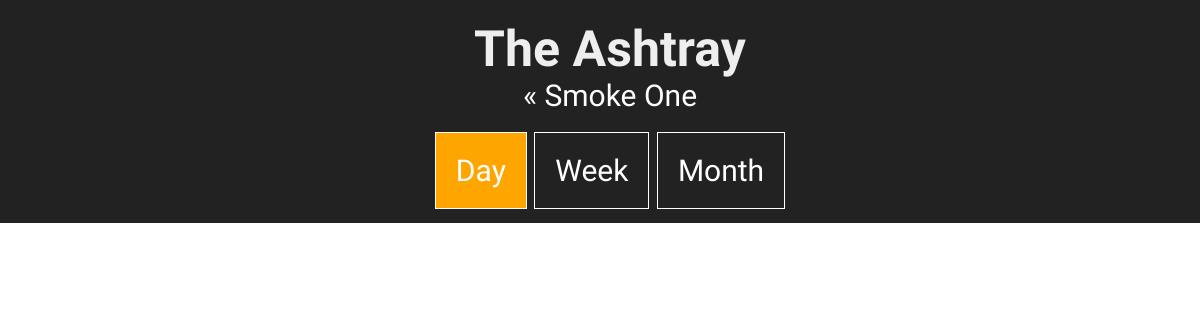
Before: /index.php?ashtray with the older database file.
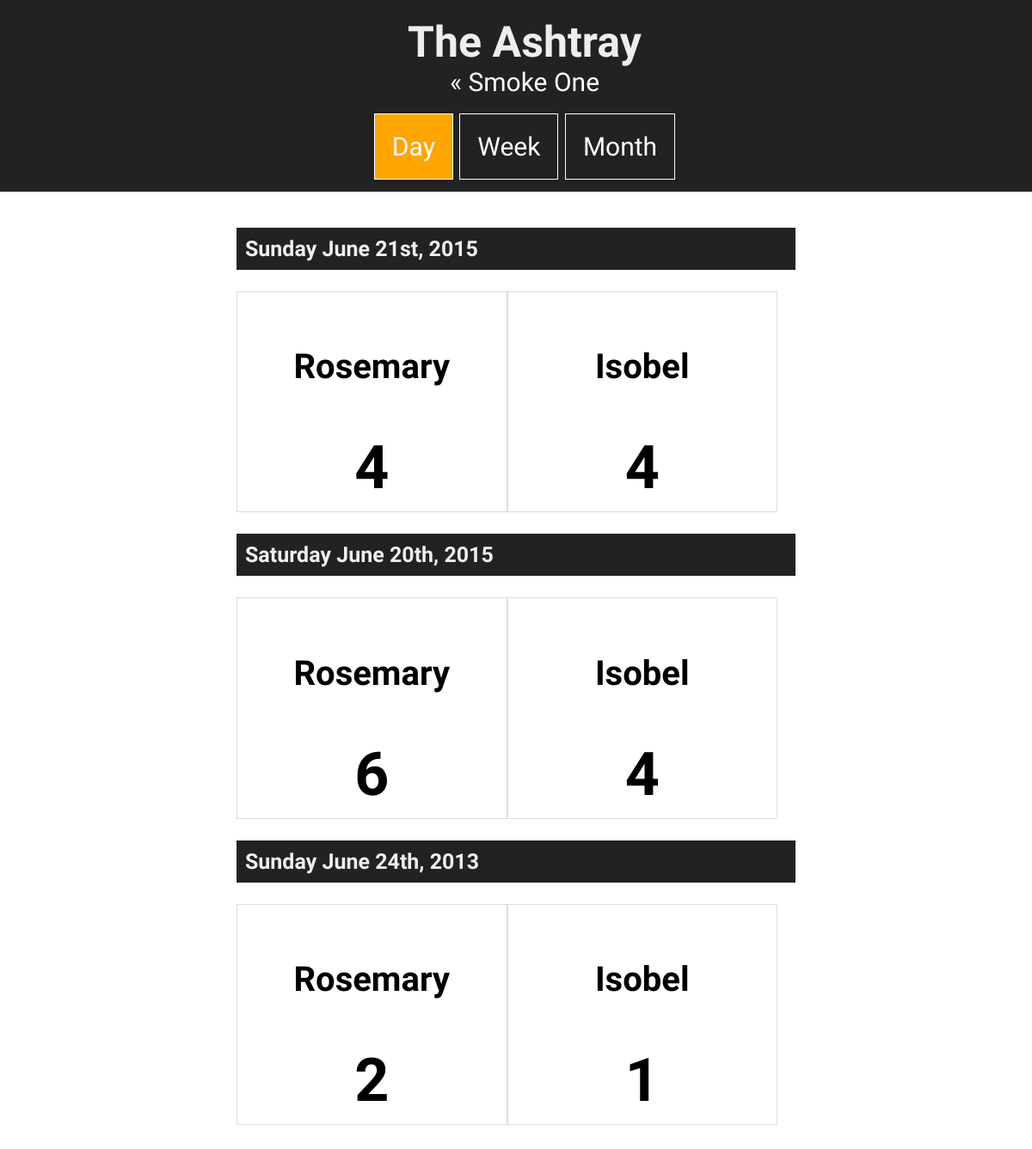
After: the same page with the newer database file.
### tables this page shows
CREATE TABLE IF NOT EXISTS `log` (
  `id` int(11) NOT NULL,
  `day` int(2) NOT NULL,
  `month` varchar(12) NOT NULL,
  `year` int(4) NOT NULL,
  `weekday` varchar(12) NOT NULL,
  `rosemary` int(11) NOT NULL,
  `isobel` int(11) NOT NULL,
  `user_id` int(11) NOT NULL
);

### inc/functions.php (called while the page is built, shortened)
<?php ob_start();
function get_suffix($day) {
	$suffixes = array('th','st','nd','rd','th','th','th','th','th','th');
	if (($day % 100) >= 11 && ($day % 100) <= 13)
	   $ordinal = $day . 'th';
	else
	   $ordinal = $day . $suffixes[$day % 10];
	return $ordinal;
}
?>

### index.php (the view, shortened to what this page needs)
<?php require_once("inc/session.php");
require_once("inc/functions.php");
?>
<!DOCTYPE html>
<html lang="en">
<head>
    <link rel="stylesheet" href="css/style.css">
</head>
<body>
   <?php
if(isset($_GET['ashtray'])){
    ?>
    <header>
    <h1 id="ashtray">The Ashtray</h1>
    <a href="index.php">&laquo; Smoke One</a>
    <?php
    if(isset($_GET['week'])){
echo "<div id=\"days\">
        <span><a href=\"index.php?ashtray\">Day</a></span>
        <span id=\"current\"><a href=\"index.php?ashtray&week\">Week</a></span>
        <span><a href=\"index.php?ashtray&month\">Month</a></span>
    </div>
    </header>
    <div id=\"page\">";
        	 echo "NOT WORKING";
    $sql = "SELECT * FROM log ORDER BY year DESC, month DESC, day DESC";
	$result = mysqli_query($connection, $sql);
        foreach ($result as $row) {
            echo "<div class=\"container\">";
            echo "<h3>" . $row["weekday"] . " " . $row["month"] . " " . get_suffix($row["day"]) .  ", " . $row["year"] . "</h3>";
            echo "<span class=\"half\"><h4>Rosemary</h4> <h1>" . $row["rosemary"] . "</h1></span>";
            echo "<span class=\"half\"><h4>Isobel</h4> <h1>" . $row["isobel"] . "</h1></span>";
            echo "</div>";
        }
        echo " </div>";
    }else{
    echo "<div id=\"days\">
        <span id=\"current\"><a href=\"index.php?ashtray\">Day</a></span>
        <span><a href=\"index.php?ashtray&week\">Week</a></span>
        <span><a href=\"index.php?ashtray&month\">Month</a></span>
    </div> </header><div id=\"page\">";
	$sql = "SELECT * FROM log ORDER BY year DESC, month DESC, day DESC";
	$result = mysqli_query($connection, $sql);
        foreach ($result as $row) {
            echo "<div class=\"container\">";
            echo "<h3>" . $row["weekday"] . " " . $row["month"] . " " . get_suffix($row["day"]) .  ", " . $row["year"] . "</h3>";
            echo "<span class=\"half\"><h4>Rosemary</h4> <h1>" . $row["rosemary"] . "</h1></span>";
            echo "<span class=\"half\"><h4>Isobel</h4> <h1>" . $row["isobel"] . "</h1></span>";
            echo "</div>";
        }
        echo " </div>";
    }
}
?>
</body>
</html>

### css/style.css (style rules this page uses)
body { font-family: 'Carme', sans-serif; margin: 0px; }
header { font-family: 'Special Elite', cursive; text-align: center; background: #222; color: #eee; padding: 10px; position: fixed; z-index: 999; width: 100%; overflow: hidden; font-size:60px; }
header h1 { font-size: 90px; margin-top: 30px; }
#days { height: 150px; }
#days a { font-size: 80px; }
#days span { padding: 50px; font-size: 30px; margin-top: 30px; clear: both; position: relative; top: 40px; }
#current { background: orange; }
#page { padding-top: 400px; margin-bottom: 250px; }
h1 { font-size: 70px; margin: 0; }
h3 { font-size: 50px; }
#ashtray { font-family: 'Special Elite', cursive; margin-top: 30px; }
a { color: white; text-decoration: none; }
.half { width: 45%; float: left; }
.container { clear: both; margin: 0 auto; overflow: hidden; width: 650px; }
.container h3 { padding: 10px; background: #222; color: #eee; }
.container .half { text-align: center; border: 1px solid #ddd; margin-bottom: 50px; margin: 0 auto; font-size: 40px; padding: 10px; }
@media (min-width: 1000px) { header { font-size:30px; } }
@media (min-width: 1000px) { header h1 { font-size: 50px; } }
@media (min-width: 1000px) { h3 { font-size: 25px; } }
@media (min-width: 1000px) { #ashtray { margin-top: 10px; } }
@media (min-width: 1000px) { #days { height: 100px; } }
@media (min-width: 1000px) { #days a { font-size: 30px; } }
@media (min-width: 1000px) { #days span { padding: 20px; border: 1px solid white; } }
@media (min-width: 1000px) { #page { padding-top: 240px; margin-bottom: 250px; } }

Changed rows visible on the page:
added log: weekday "Sunday", month "June", day "21st", year "2015", rosemary "4", isobel "4"
added log: weekday "Saturday", month "June", day "20th", year "2015", rosemary "6", isobel "4"
added log: weekday "Sunday", month "June", day "24th", year "2013", rosemary "2", isobel "1"
